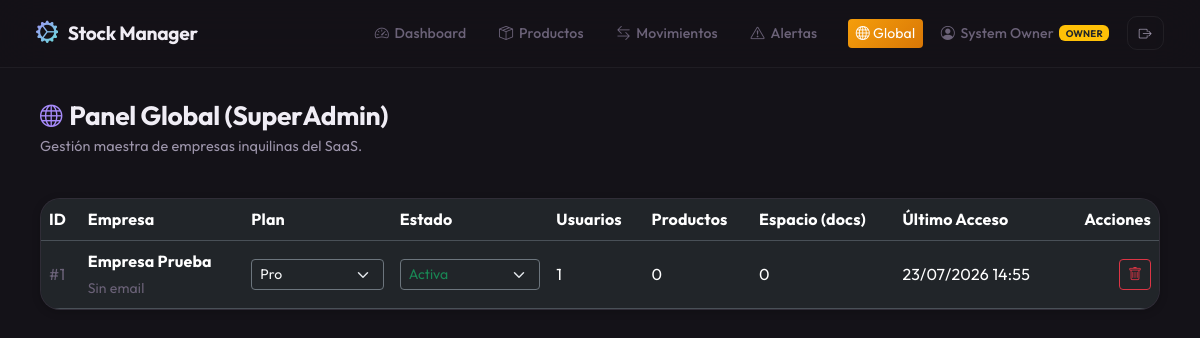
Page /sysadmin/empresas (signed in) on the committed database.
### app/models/usuario.py (models this page shows, shortened)
class Usuario(UserMixin, db.Model):
    __tablename__ = 'usuarios'
    id = db.Column(db.Integer, primary_key=True)
    nombre = db.Column(db.String(100), nullable=False)
    email = db.Column(db.String(120), unique=True, nullable=False)
    password_hash = db.Column(db.String(256), nullable=False)
    rol = db.Column(db.String(50), default='Operador')
    activo = db.Column(db.Boolean, default=True)
    fecha_creacion = db.Column(db.DateTime, default=datetime.utcnow)
    ultimo_login = db.Column(db.DateTime, nullable=True)
    empresa_id = db.Column(db.Integer, db.ForeignKey('empresas.id'), nullable=True, index=True)

### app/models/empresa.py (models this page shows)
class Empresa(db.Model):
    __tablename__ = 'empresas'
    id = db.Column(db.Integer, primary_key=True)
    nombre = db.Column(db.String(150), nullable=False)
    razon_social = db.Column(db.String(150), nullable=False)
    cuit = db.Column(db.String(20), unique=True, nullable=True)
    email = db.Column(db.String(120), nullable=True)
    telefono = db.Column(db.String(50), nullable=True)
    direccion = db.Column(db.String(255), nullable=True)
    plan = db.Column(db.String(50), default='Starter')
    estado = db.Column(db.String(50), default='Activa')
    fecha_alta = db.Column(db.DateTime, default=datetime.utcnow)
    fecha_vencimiento = db.Column(db.DateTime, nullable=True)
    payment_provider = db.Column(db.String(50), nullable=True) # 'stripe', 'mercadopago'
    stripe_customer_id = db.Column(db.String(100), nullable=True)
    stripe_subscription_id = db.Column(db.String(100), nullable=True)
    mp_customer_id = db.Column(db.String(100), nullable=True)
    mp_preapproval_id = db.Column(db.String(100), nullable=True)
    usuarios = db.relationship('Usuario', backref='empresa', lazy='dynamic', cascade='all, delete-orphan')
    productos = db.relationship('Producto', backref='empresa', lazy='dynamic', cascade='all, delete-orphan')
    categorias = db.relationship('Categoria', backref='empresa', lazy='dynamic', cascade='all, delete-orphan')
    subcategorias = db.relationship('Subcategoria', backref='empresa', lazy='dynamic', cascade='all, delete-orphan')
    movimientos = db.relationship('Movimiento', backref='empresa', lazy='dynamic', cascade='all, delete-orphan')
    suscripciones = db.relationship('Suscripcion', backref='empresa', lazy=True)
    licencias = db.relationship('Licencia', backref='empresa', lazy=True)
    backups = db.relationship('Backup', backref='empresa', lazy=True)

### app/routes/superadmin.py (the view)
@superadmin_bp.route('/sysadmin/empresas')
@login_required
@superadmin_required
def empresas_lista():
    empresas = Empresa.query.order_by(Empresa.fecha_alta.desc()).all()
    metricas = {}
    for emp in empresas:
        usuarios_count = emp.usuarios.count()
        productos_count = emp.productos.count()
        ultimo_usuario = emp.usuarios.order_by(Usuario.ultimo_login.desc()).first()
        ultimo_acceso = ultimo_usuario.ultimo_login if ultimo_usuario and ultimo_usuario.ultimo_login else None
        espacio = productos_count + emp.movimientos.count()
        metricas[emp.id] = {
            'usuarios': usuarios_count,
            'productos': productos_count,
            'ultimo_acceso': ultimo_acceso,
            'espacio': espacio
        }
    return render_template('superadmin/empresas.html', empresas=empresas, metricas=metricas)

### app/templates/superadmin/empresas.html (shortened to what this page needs)
{% extends "base.html" %}
{% block content %}
<div class="page-header d-flex flex-wrap justify-content-between align-items-start gap-3 mb-4">
    <div>
        <h1><i class="bi bi-globe text-accent-blue"></i> Panel Global (SuperAdmin)</h1>
        <p class="subtitle">Gestión maestra de empresas inquilinas del SaaS.</p>
    </div>
</div>
<div class="card-glass">
    <div class="card-body p-0">
        <div class="table-responsive">
            <table class="table table-hover table-custom align-middle mb-0">
                <thead>
                    <tr>
                        <th>ID</th>
                        <th>Empresa</th>
                        <th>Plan</th>
                        <th>Estado</th>
                        <th>Usuarios</th>
                        <th>Productos</th>
                        <th>Espacio (docs)</th>
                        <th>Último Acceso</th>
                        <th class="text-end">Acciones</th>
                    </tr>
                </thead>
                <tbody>
                    {% for empresa in empresas %}
                    <tr>
                        <td><span class="text-muted-custom">#{{ empresa.id }}</span></td>
                        <td>
                            <div class="fw-bold">{{ empresa.nombre }}</div>
                            <small class="text-muted-custom">{{ empresa.email or 'Sin email' }}</small>
                        </td>
                        <td>
                            <form action="{{ url_for('superadmin_bp.empresa_plan', id=empresa.id) }}" method="POST" class="d-inline">
                                <select name="plan" class="form-select form-select-sm bg-transparent text-light border-secondary" onchange="this.form.submit()">
                                    <option value="Pro" {% if empresa.plan == 'Pro' %}selected{% endif %}>Pro</option>
                                </select>
                            </form>
                        </td>
                        <td>
                            <form action="{{ url_for('superadmin_bp.empresa_estado', id=empresa.id) }}" method="POST" class="d-inline">
                                <select name="estado" class="form-select form-select-sm bg-transparent border-secondary
                                    {% if empresa.estado == 'Activa' %}text-success{% else %}text-danger{% endif %}"
                                    onchange="this.form.submit()">
                                    <option value="Activa" {% if empresa.estado == 'Activa' %}selected{% endif %} class="text-dark">Activa</option>
                                </select>
                            </form>
                        </td>
                        <td>{{ metricas[empresa.id]['usuarios'] }}</td>
                        <td>{{ metricas[empresa.id]['productos'] }}</td>
                        <td>{{ metricas[empresa.id]['espacio'] }}</td>
                        <td>
                            {% if metricas[empresa.id]['ultimo_acceso'] %}
                                {{ metricas[empresa.id]['ultimo_acceso'].strftime('%d/%m/%Y %H:%M') }}
                            {% else %}
                                <span class="text-muted-custom">N/A</span>
                            {% endif %}
                        </td>
                        <td class="text-end">
                            <form action="{{ url_for('superadmin_bp.empresa_eliminar', id=empresa.id) }}" method="POST" class="d-inline" onsubmit="return confirm('¡PELIGRO! ¿Estás seguro de eliminar {{ empresa.nombre }}? Esto borrará en cascada todos sus usuarios, productos y movimientos para siempre.');">
                                <button type="submit" class="btn btn-sm btn-outline-danger" title="Eliminar definitivamente">
                                    <i class="bi bi-trash"></i>
                                </button>
                            </form>
                        </td>
                    </tr>
                    {% endfor %}
                </tbody>
            </table>
        </div>
    </div>
</div>
{% endblock %}

### app/templates/base.html (shortened to what this page needs)
<!DOCTYPE html>
<html lang="es" data-bs-theme="dark">
<head>
    <link href="https://cdn.jsdelivr.net/npm/bootstrap@5.3.3/dist/css/bootstrap.min.css" rel="stylesheet">
    <link href="https://cdn.jsdelivr.net/npm/bootstrap-icons@1.11.3/font/bootstrap-icons.min.css" rel="stylesheet">
    <link href="{{ url_for('static', filename='css/style.css') }}" rel="stylesheet">
</head>
<body>
    <nav class="navbar navbar-expand-lg navbar-custom">
        <div class="container-fluid">
            <a class="navbar-brand" href="{{ url_for('dashboard_bp.dashboard') }}">
                <span class="brand-icon"><i class="bi bi-gear-wide-connected"></i></span>
                Stock Manager
            </a>
            <div class="collapse navbar-collapse" id="navbarNav">
                <ul class="navbar-nav ms-auto gap-1">
                    <li class="nav-item">
                        <a class="nav-link {% if request.endpoint == 'dashboard' %}active{% endif %}"
                           href="{{ url_for('dashboard_bp.dashboard') }}">
                            <i class="bi bi-speedometer2"></i> Dashboard
                        </a>
                    </li>
                    <li class="nav-item">
                        <a class="nav-link {% if request.endpoint and 'producto' in request.endpoint %}active{% endif %}"
                           href="{{ url_for('productos_bp.productos_lista') }}">
                            <i class="bi bi-box-seam"></i> Productos
                        </a>
                    </li>
                    <li class="nav-item">
                        <a class="nav-link {% if request.endpoint == 'movimientos_lista' %}active{% endif %}"
                           href="{{ url_for('movimientos_bp.movimientos_lista') }}">
                            <i class="bi bi-arrow-left-right"></i> Movimientos
                        </a>
                    </li>
                    <li class="nav-item">
                        <a class="nav-link {% if request.endpoint == 'alertas' %}active{% endif %}"
                           href="{{ url_for('dashboard_bp.alertas') }}">
                            <i class="bi bi-exclamation-triangle"></i> Alertas
                        </a>
                    </li>
                </ul>
                {% if current_user.is_authenticated %}
                <div class="d-flex align-items-center gap-2 ms-lg-3 mt-2 mt-lg-0">
                    {% if current_user.rol == 'SuperAdmin' %}
                    <a href="{{ url_for('superadmin_bp.empresas_lista') }}" class="btn btn-sm" style="background: linear-gradient(135deg, #f59e0b, #d97706); border: none; color: white;">
                        <i class="bi bi-globe"></i> Global
                    </a>
                    {% endif %}
                    <span class="nav-link" style="cursor: default; padding: 0.4rem 0.6rem !important;">
                        <i class="bi bi-person-circle"></i>
                        <span class="d-none d-md-inline">{{ current_user.nombre }}</span>
                        {% if current_user.rol == 'Administrador' %}
                            <span class="badge" style="background: var(--accent-primary-glow); color: var(--accent-primary); font-size: 0.6rem; vertical-align: middle;">ADMIN</span>
                        {% elif current_user.rol == 'Supervisor' %}
                            <span class="badge" style="background: rgba(14, 165, 233, 0.1); color: #38bdf8; font-size: 0.6rem; vertical-align: middle;">SUPER</span>
                        {% elif current_user.rol == 'SuperAdmin' %}
                            <span class="badge bg-warning text-dark" style="font-size: 0.6rem; vertical-align: middle;">OWNER</span>
                        {% endif %}
                    </span>
                    <a href="{{ url_for('auth_bp.logout') }}" class="btn-outline-custom btn-sm-custom" title="Cerrar sesión">
                        <i class="bi bi-box-arrow-right"></i>
                    </a>
                </div>
                {% endif %}
            </div>
        </div>
    </nav>
    <div class="main-content" style="padding-bottom: 0;">
    </div>
    <div class="main-content fade-in" style="padding-top: 0;">
        {% block content %}{% endblock %}
    </div>
</body>
</html>

### app/static/css/style.css (style rules this page uses)
:root { --bg-primary: #141218; --bg-secondary: #1c1a22; --bg-card: #23202b; --bg-card-hover: #2c2836; --bg-input: #2a2633; --bg-surface: #1e1b25; --border-color: rgba(255, 255, 255, 0.06); --border-hover: rgba(255, 255, 255, 0.12); --border-focus: #a78bfa; --text-primary: #f0edf5; --text-secondary: #9d95ab; --text-muted: #6b6278; --accent-primary: #a78bfa; --accent-primary-hover: #c4b5fd; --accent-primary-glow: rgba(167, 139, 250, 0.2); --accent-green: #6ee7b7; --accent-green-dim: rgba(110, 231, 183, 0.12); --accent-orange: #fdba74; --accent-orange-dim: rgba(253, 186, 116, 0.12); --accent-red: #fca5a5; --accent-red-dim: rgba(252, 165, 165, 0.12); --accent-yellow: #fde68a; --accent-yellow-dim: rgba(253, 230, 138, 0.12); --accent-teal: #5eead4; --glass-bg: rgba(35, 32, 43, 0.75); --glass-border: rgba(255, 255, 255, 0.05); --shadow-sm: 0 2px 8px rgba(0, 0, 0, 0.2); --shadow-md: 0 6px 20px rgba(0, 0, 0, 0.25); --shadow-lg: 0 12px 40px rgba(0, 0, 0, 0.35); --shadow-glow: 0 0 30px rgba(167, 139, 250, 0.08); --radius-sm: 10px; --radius-md: 14px; --radius-lg: 20px; --radius-xl: 24px; --radius-full: 50px; --transition-fast: 0.15s cubic-bezier(0.4, 0, 0.2, 1); --transition-normal: 0.25s cubic-bezier(0.4, 0, 0.2, 1); --transition-slow: 0.4s cubic-bezier(0.4, 0, 0.2, 1); }
* { margin: 0; padding: 0; box-sizing: border-box; }
body { background-color: var(--bg-primary); color: var(--text-primary); font-family: 'Outfit', -apple-system, BlinkMacSystemFont, 'Segoe UI', sans-serif; min-height: 100vh; overflow-x: hidden; line-height: 1.6; letter-spacing: 0.01em; }
.navbar-custom { background: rgba(20, 18, 24, 0.85) !important; backdrop-filter: blur(24px) saturate(1.4); -webkit-backdrop-filter: blur(24px) saturate(1.4); border-bottom: 1px solid var(--glass-border); padding: 0.65rem 1.5rem; position: sticky; top: 0; z-index: 1030; }
.navbar-custom .navbar-brand { font-weight: 700; font-size: 1.2rem; letter-spacing: -0.3px; color: var(--text-primary) !important; display: flex; align-items: center; gap: 0.6rem; transition: opacity var(--transition-fast); }
.navbar-custom .navbar-brand .brand-icon { background: linear-gradient(135deg, var(--accent-primary), var(--accent-teal)); -webkit-background-clip: text; -webkit-text-fill-color: transparent; background-clip: text; font-size: 1.4rem; }
.navbar-custom .nav-link { color: var(--text-muted) !important; font-weight: 500; font-size: 0.88rem; padding: 0.5rem 0.9rem !important; border-radius: var(--radius-sm); transition: all var(--transition-normal); display: flex; align-items: center; gap: 0.35rem; }
.main-content { padding: 2rem 2.5rem; max-width: 1400px; margin: 0 auto; }
.page-header { margin-bottom: 1.75rem; }
.page-header h1 { font-weight: 700; font-size: 1.65rem; letter-spacing: -0.3px; margin-bottom: 0.2rem; color: var(--text-primary); }
.page-header h1 i { font-size: 1.4rem; margin-right: 0.15rem; }
.page-header .subtitle { color: var(--text-secondary); font-size: 0.9rem; font-weight: 400; }
.card-glass { background: var(--bg-card); border: 1px solid var(--border-color); border-radius: var(--radius-lg); box-shadow: var(--shadow-sm); transition: all var(--transition-normal); overflow: hidden; }
.card-glass .card-body { padding: 1.5rem; }
.btn-outline-custom { background: transparent; border: 1px solid var(--border-color); color: var(--text-secondary); font-weight: 500; padding: 0.5rem 1rem; border-radius: var(--radius-sm); font-size: 0.85rem; transition: all var(--transition-normal); display: inline-flex; align-items: center; gap: 0.4rem; cursor: pointer; text-decoration: none; }
.btn-sm-custom { padding: 0.35rem 0.7rem; font-size: 0.8rem; }
.text-accent-blue { color: var(--accent-primary) !important; }
.text-muted-custom { color: var(--text-muted) !important; }
.fade-in { animation: fadeIn 0.4s cubic-bezier(0.4, 0, 0.2, 1); }
a { transition: color var(--transition-fast); }
.main-content > * { animation: fadeIn 0.35s cubic-bezier(0.4, 0, 0.2, 1) backwards; }
.main-content > *:nth-child(2) { animation-delay: 0.05s; }

### rows in the picture
Usuario: nombre "System Owner"
Empresa: id "1", nombre "Empresa Prueba", email "Sin email", plan "Pro", estado "Activa", metricas "0"
Usuario: ultimo_login "23/07/2026 14:55"
